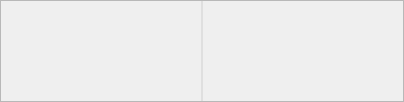
               <widget class="QFrame" name="Result_QF_cam">
                <property name="styleSheet">
                 <string notr="true">QFrame#Result_QF_cam {

    background-color: rgb(56, 66, 82);

    border: 1px solid rgba(160, 200, 255, 70);

    border-radius: 12px;
}</string>
                </property>
                <property name="frameShape">
                 <enum>QFrame::Shape::StyledPanel</enum>
                </property>
                <property name="frameShadow">
                 <enum>QFrame::Shadow::Raised</enum>
                </property>
                <layout class="QVBoxLayout" name="verticalLayout_30">
                 <property name="spacing">
                  <number>0</number>
                 </property>
                 <property name="leftMargin">
                  <number>0</number>
                 </property>
                 <property name="topMargin">
                  <number>0</number>
                 </property>
                 <property name="rightMargin">
                  <number>0</number>
                 </property>
                 <property name="bottomMargin">
                  <number>0</number>
                 </property>
                 <item>
                  <widget class="QSplitter" name="splitter_cam">
                   <property name="styleSheet">
                    <string notr="true">#splitter_cam::handle{background: 1px solid  rgba(200, 200, 200,100);}</string>
                   </property>
                   <property name="orientation">
                    <enum>Qt::Orientation::Horizontal</enum>
                   </property>
                   <property name="handleWidth">
                    <number>2</number>
                   </property>
                   <widget class="QLabel" name="pre_cam">
                    <property name="minimumSize">
                     <size>
                      <width>200</width>
                      <height>100</height>
                     </size>
                    </property>
                    <property name="styleSheet">
                     <string notr="true">QFrame#QF_Group_cam {

    background-color: rgb(56, 66, 82);

    border: 1px solid rgba(160, 200, 255, 70);

    border-radius: 12px;
}</string>
                    </property>
                    <property name="text">
                     <string/>
                    </property>
                    <property name="alignment">
                     <set>Qt::AlignmentFlag::AlignCenter</set>
                    </property>
                   </widget>
                   <widget class="QLabel" name="res_cam">
                    <property name="minimumSize">
                     <size>
                      <width>200</width>
                      <height>100</height>
                     </size>
                    </property>
                    <property name="styleSheet">
                     <string notr="true">QFrame#QF_Group_cam {

    background-color: rgb(52, 62, 78);

    border: 1px solid rgba(140, 180, 220, 55);

    border-radius: 12px;
}</string>
                    </property>
                    <property name="text">
                     <string/>
                    </property>
                    <property name="alignment">
                     <set>Qt::AlignmentFlag::AlignCenter</set>
                    </property>
                   </widget>
                  </widget>
                 </item>
                </layout>
               </widget>
